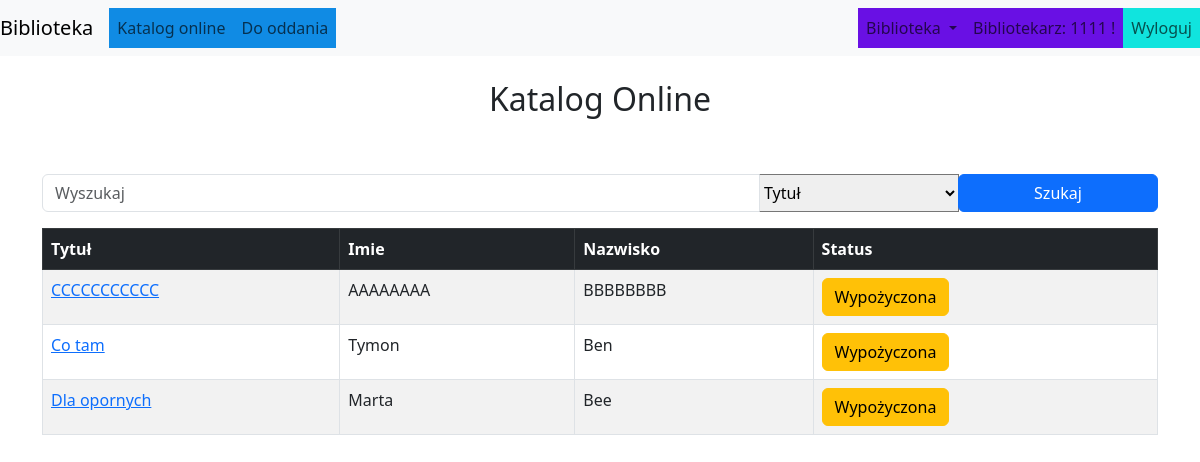
Screenshot of /biblioteka/lista_ksiazek/ (signed in) with the database file from the repository.
### ksiegozbior/models.py (models this page shows, shortened)
class Ksiazka(models.Model):
    WOLNA = 'wolna'
    WYPOZYCZONA = 'wypożyczona'
    STATUS_KSIĄŻKI = (
        (WOLNA, 'Wolna'),
        (WYPOZYCZONA, 'Wypożyczona')
    )
    first_name = models.CharField(max_length=200, verbose_name='Imię Autora')
    last_name = models.CharField(max_length=200, verbose_name='Nazwisko Autora')
    title = models.CharField(max_length=200, verbose_name='Tytuł książki')
    description = models.TextField(blank=True, default='', verbose_name='Opis książki')
    status = models.CharField(max_length=20, choices=STATUS_KSIĄŻKI, default=WOLNA, verbose_name='Status książki')
    catalog_number = models.IntegerField(blank=True, default=0, verbose_name='Numer katalogowy')

### ksiegozbior/views.py (the view)
# urls.py: path('lista_ksiazek/',views.ListaKsiazekView.as_view(),name='lista_ksiazek'),
class ListaKsiazekView(generic.ListView):
    model = models.Ksiazka
    context_object_name = "lista_ksiazek" #human-understandable name of variable to access from templates
    paginate_by = 10
    def get_queryset(self):
        query_result = None
        search_query = self.request.GET.get("search_query")
        search_type = self.request.GET.get("search_type")
        if search_query is not None:
            if search_type == "title":
                query_result = models.Ksiazka.objects.all().filter(title__icontains=search_query)
            elif search_type == "author":
                authors_result = models.Ksiazka.objects.all().filter(first_name__icontains=search_query) | models.Ksiazka.objects.all().filter(last_name__icontains=search_query)
                query_result = authors_result
            return query_result.order_by('title')
        else:
            return models.Ksiazka.objects.all().order_by('title')

### ksiegozbior/templates/ksiegozbior/ksiazka_list.html (shortened to what this page needs)
{% extends "base.html" %}
{% block body_block %}
<br>
<div class="container">
    <div class="text-center">
        <h2 class="page-title">Katalog Online</h2>
        </div>
        <br>
        {% if user.is_authenticated %}
            <br>
        {% else %}
                <li class="d-grid gap-2 col-6 mx-auto" style= "background-color: #8be410;">
                    <a class="nav-link mx-auto active" href="{% url 'uzytkownicy:login' %}">Zaloguj się aby móc wypożyczyć książkę!</a>
                </li>
                <br>
        {% endif %}
<div class="search-bar">
<form class="form-inline" action="{% url 'ksiegozbior:lista_ksiazek' %}" method="GET">
    <div class="input-group mb-3">
        <input class="form-control" type="search"  placeholder="Wyszukaj" name="search_query" >
        <select class="search-select-lg" name="search_type" style="width: 200px;">
            <option value="title" selected>Tytuł</option>
        </select>
        <div class="input-group-append search-button">
            <button class="btn btn-primary" style="width: 200px;" type="submit">Szukaj</button>
        </div>
    </div>
</form>
</div>
      <table class="table table-bordered table-striped table-hover">
            <thead class="table-dark">
                <tr>
                    <th scope="col">Tytuł</th>
                    <th scope="col">Imie</th>
                    <th scope="col">Nazwisko</th>
                    <th scope="col">Status</th>
                </tr>
            </thead>
            <tbody>
            {% for ksiazka in lista_ksiazek %}
                    <tr>
                        <td><a href="{% url 'ksiegozbior:szczegol_ksiazki' pk=ksiazka.pk %}">{{ksiazka.title}}</a></td>
                        <td><a> {{ksiazka.first_name}} </a></td>
                        <td><a> {{ksiazka.last_name}} </a></td>
                        <td>
                        {% if ksiazka.status == 'wolna' %}
                            <form class="form-inline" action="{% url 'ksiegozbior:wypozyczenie_create' %}" method="get">
                                <input type="hidden" name="ksiazka_pk" value="{{ ksiazka.pk }}">
                                <button type="submit" class="btn btn-primary btn-sm">Do wypożyczenia</button>
                            </form>
                        {% else %}
                            <button type="submit" class="btn btn-warning ">Wypożyczona</button>
                        {% endif %}
                        </td>
                    </tr>
            {% endfor %}
            </tbody>
        </table>
</div>
{% endblock %}

### start/templates/base.html (shortened to what this page needs)
<!DOCTYPE html>
<html lang="pl">
<head>
    <link href="https://cdn.jsdelivr.net/npm/bootstrap@5.3.0/dist/css/bootstrap.min.css" rel="stylesheet">
</head>
<body>
    <nav class="navbar navbar-expand-lg navbar-light bg-light">
        <a class="navbar-brand" href="{% url 'index' %}">Biblioteka</a>
        <div class="collapse navbar-collapse" id="navbarNavDropdown">
            <ul class="navbar-nav navbar-light" style="background-color: #108be4;">
                <li class="nav-item active">
                    <a class="nav-link" href="{% url 'ksiegozbior:lista_ksiazek' %}">Katalog online</a>
                </li>
                {% if user.is_authenticated %}
                <li class="nav-item active">
                    <a class="nav-link" href="{% url 'ksiegozbior:wypozyczenia_list' %}">Do oddania</a>
                </li>
                {% endif %}
            </ul>
            <ul class="nav navbar-nav ms-auto" style= "background-color: #6910e4;">
                {% if user.is_authenticated and user.is_superuser %}
                    <li class="nav-item dropdown" >
                        <a class="nav-link dropdown-toggle" href="#" id="ManageLibrary" role="button" data-bs-toggle="dropdown" aria-haspopup="true" aria-expanded="false">
                            Biblioteka
                        </a>
                    </li>
                    <li class="nav-item active">
                        <a class="nav-link">Bibliotekarz: {{user.username}} !</a>
                    </li>
                    <li class="nav-item active" style= "background-color: #10e4de;">
                        <a class="nav-link" href="{% url 'uzytkownicy:logout' %}">Wyloguj</a>
                    </li>
                {% else %}
                    <li class="nav-item active" style= "background-color: #8be410;">
                        <a class="nav-link active" href="{% url 'uzytkownicy:login' %}">Zaloguj się!</a>
                    </li>
                {% endif %}
            </ul>
        </div>
    </nav>
         {% block body_block %}{% endblock %}
</body>
</html>

### rows the page displays
Ksiazka: title "CCCCCCCCCCC", first_name "AAAAAAAA", last_name "BBBBBBBB", status "Wypożyczona"
Ksiazka: title "Co tam", first_name "Tymon", last_name "Ben", status "Wypożyczona"
Ksiazka: title "Dla opornych", first_name "Marta", last_name "Bee", status "Wypożyczona"

### other values shown
{{ user.username }} "1111"
